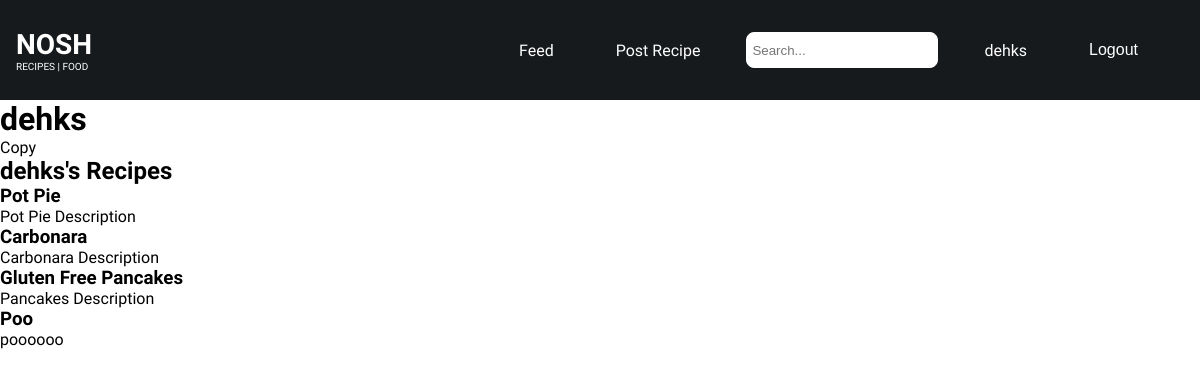
The app's page /profile/dehks/ with its own data.
### recipes/models.py (models this page shows, shortened)
class Recipe(models.Model, HitCountMixin):
    EASY = 'Easy'
    MEDIUM = 'Medium'
    HARD = 'Hard'
    DIFFICULTIES_CHOICES = {
        EASY: 'Easy',
        MEDIUM: 'Medium',
        HARD: 'HARD',
    }
    HEALTHY = 'Healthy'
    GLUTEN_FREE = 'Gluten Free'
    TAG_CHOICES = {
        HEALTHY: 'Healthy',
        GLUTEN_FREE: 'Gluten Free'
    }
    title = models.CharField(max_length=100)
    description = models.TextField()
    image = models.ImageField(upload_to='media/', blank=True, null=True)
    author = models.ForeignKey(User, on_delete=models.CASCADE, related_name='recipes')
    time_to_cook = models.IntegerField(null=True, blank=True, default=0)
    difficulty = models.CharField(max_length=6, choices=DIFFICULTIES_CHOICES, default=EASY)
    tag = models.CharField(max_length=11, choices=TAG_CHOICES, null=True, blank=True)
    serves = models.IntegerField(default=1)
    calories = models.IntegerField(null=True, blank=True)
    created_at = models.DateTimeField(auto_now_add=True)
    updated_at = models.DateTimeField(auto_now=True)
    hit_count_generic = GenericRelation(
        'hitcount.HitCount',
        object_id_field='object_pk',
        related_query_name='hit_count_generic_relation'
    )

### users/views.py (the view)
# urls.py: path('profile/', user_views.profile, name='user-profile'),
def profile(request, username):
    user = get_object_or_404(User, username=username)
    recipes = Recipe.objects.filter(author=user)
    return render(request, 'users/profile.html', {
        'user': user,
        'recipes': recipes
    })

### users/templates/users/profile.html
{% extends "recipes/base.html" %}
{% load crispy_forms_tags %}
{% block content %}
<div class="container">
  <h1>{{ user.username}}</h1>
Copy
<h2>{{ user.username }}'s Recipes</h2>
{% for recipe in recipes %}
    <h3>{{ recipe.title }}</h3>
    <p>{{ recipe.description }}</p>
{% empty %}
    <p>No recipes yet!</p>
{% endfor %}
</div>
{% endblock content %}

### recipes/templates/recipes/base.html (shortened to what this page needs)
{% load static %}
<!DOCTYPE html>
<html lang="en">
  <head>
    <link rel="stylesheet" href="{% static 'css/main.css' %}">
  </head>
  <body>
    <nav>
      <a class="nav-title" href="{% url 'recipes-home' %}">
        <h4>NOSH</h4>
        <p>RECIPES | FOOD</p>
      </a>
      <div class="nav-right">
        <ul>
          <li><a aria-current="page" href="{% url 'recipes-home' %}">Feed</a></li>
          <li><a href="{% url 'recipes-create' %}">Post Recipe</a></li>
          <li>
            <form action="{% url 'search_results' %}" method="get">
              <input id="search" name="q" type="text" placeholder="Search..." class="nav-search">
            </form>
          </li>
          {% if user.is_authenticated %}
          <li><a href="/profile/{{ user.username }}">{{ user.username }}</a></li>
            <li>
              <form action="{% url 'user-logout' %}" method="post">
                <button class="nav-button" type="submit">Logout</button>
              </form>
            </li>
          {% endif %}
        </ul>
      </div>
    </nav>
    <div class="container">
       {% block content %} {% endblock %}
    </div>
  </body>
</html>

### static/css/main.css (style rules this page uses)
* { margin: 0; padding: 0; }
body { background-color: #FFFFFF; font-family: "Geist", sans-serif; font-optical-sizing: auto; font-style: normal; overflow-x: hidden; }
nav { height: 100px; max-width: 100vw; background-color: #161A1D; color: #FFFFFF; display: flex; justify-content: space-between; align-items: center; padding: 0 1rem; font-family: "Istok Web", sans-serif; }
a { color: inherit !important; text-decoration: none !important; }
.nav-title { display: flex; flex-direction: column; }
.nav-title h4 { font-size: 28px; font-weight: bold; }
.nav-title p { font-size: 10px; font-weight: normal; }
.nav-right ul { list-style-type: none; margin: 0; padding: 0; display: flex; align-items: center; }
.nav-right ul li { margin-right: 30px; font-family: "Istok Web", sans-serif; }
.nav-right li a { display: block; color: #FFFFFF; text-align: center; padding: 14px 16px; text-decoration: none; transition: 0.3s ease-in-out; }
.nav-right li a:hover, .nav-right button { color: #d9ff79 !important; }
.nav-right form { margin: 0; }
.nav-right button { background-color: #00000000; border: none; color: inherit !important; font-size: inherit !important; cursor: pointer; padding: 14px 16px; }
.nav-search { background-color: #FFFFFF; height: 30px; padding: 2px 5px; border-radius: 8px; width: 180px; border: 1px solid #FFFFFF; }
.container { max-width: 1280px; margin: 0 auto; }

### records on screen
Recipe: title "Pot Pie", description "Pot Pie Description"
Recipe: title "Carbonara", description "Carbonara Description"
Recipe: title "Gluten Free Pancakes", description "Pancakes Description"
Recipe: title "Poo", description "poooooo"

### other values on screen
{{ user.username }} "dehks"
